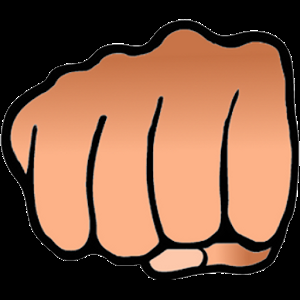
#> input picture simple-game/1.png, 300 x 300 px
$ python game-detection.py
#> lines starting #> are read from the running program, lines starting #| are printed output that depends on the picture; after the words box and inside, x2 and y2 are one past the last pixel; in counts of white or black regions, pixels touching at a corner belong together
import numpy as np
import cv2
import random
import time

face_cascade = cv2.CascadeClassifier('haarcascade_frontalface_default.xml')
cap = cv2.VideoCapture(0)
score = 100
imgf = cv2.imread('1.png')
#> imgf is the input picture: shape (300, 300, 3); mean B, G, R 65.8, 87.8, 127.8
resf = cv2.resize(imgf,None,fx=0.2, fy=0.2, interpolation = cv2.INTER_CUBIC)
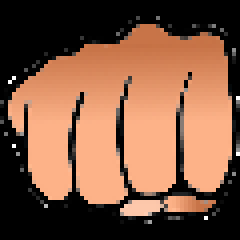
#> resf: shape (60, 60, 3) (shown 4 times larger); mean B, G, R 65, 86.8, 126.5
t = 0 # time
def too_passed(oldepoch):
    return time.time() - oldepoch >= 2
while 1 and score >= 0:
    ret, img = cap.read()
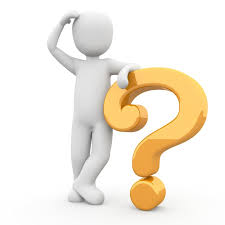
#> input picture img.jpg, 225 x 225 px, given in place of the camera
#> img is the input picture: shape (225, 225, 3); mean B, G, R 223.8, 236.3, 243.8
    only_face = np.array(10)
    gray = cv2.cvtColor(img, cv2.COLOR_BGR2GRAY)
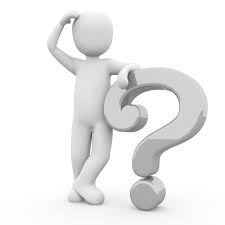
#> gray: shape (225, 225); min 77, max 255, mean 237.1
    faces = face_cascade.detectMultiScale(gray, 1.3, 5)
#> faces = ()

    for (x,y,w,h) in faces:
        cv2.rectangle(img,(x,y),(x+w,y+h),(255,250,250),2)
        only_face = gray[y:y+h,x:x+w]


        rows,cols,channels = resf.shape
        rows1,cols1,channels1 = img.shape
        print(rows1)
        print(cols1)
        x1 = random.randint(1,rows1)
        x2 = random.randint(1,rows1)
        y1 = random.randint(1,cols1)
        y2 = random.randint(1,cols1)
        roi = img[0:rows, 0:cols ]
        img2gray = cv2.cvtColor(resf,cv2.COLOR_BGR2GRAY)
        ret, mask = cv2.threshold(img2gray, 0, 255, cv2.THRESH_BINARY)
        mask_inv = cv2.bitwise_not(mask)
        img1_bg = cv2.bitwise_and(roi,roi,mask = mask_inv)
        img2_fg = cv2.bitwise_and(resf,resf,mask = mask)
        dst = cv2.add(img1_bg,img2_fg)
        img[0:rows, 0:cols ] = dst


        if too_passed(t):
            print("ok")

            try:
                a = img[x1:x1+resf.shape[0], x1:x1+resf.shape[1]] = dst
                t = time.time()
            except Exception:
                pass


        if x1 in only_face  :
            print("ok")
#> this loop made 0 passes
#> after the loop, t = 0
            #score -=10
    cv2.putText(img,"Score"+str(score), (100,100), cv2.FONT_HERSHEY_SIMPLEX, 2, 255)
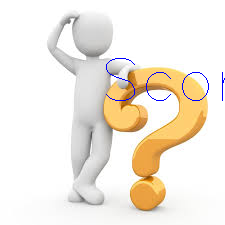
#> img: shape (225, 225, 3); 0.53% of pixels changed, all inside (x1, y1, x2, y2) = (106, 58, 225, 101)


    cv2.imshow('live video',img)

    cv2.waitKey(30) & 0xff


cap.release()
cv2.destroyAllWindows()
